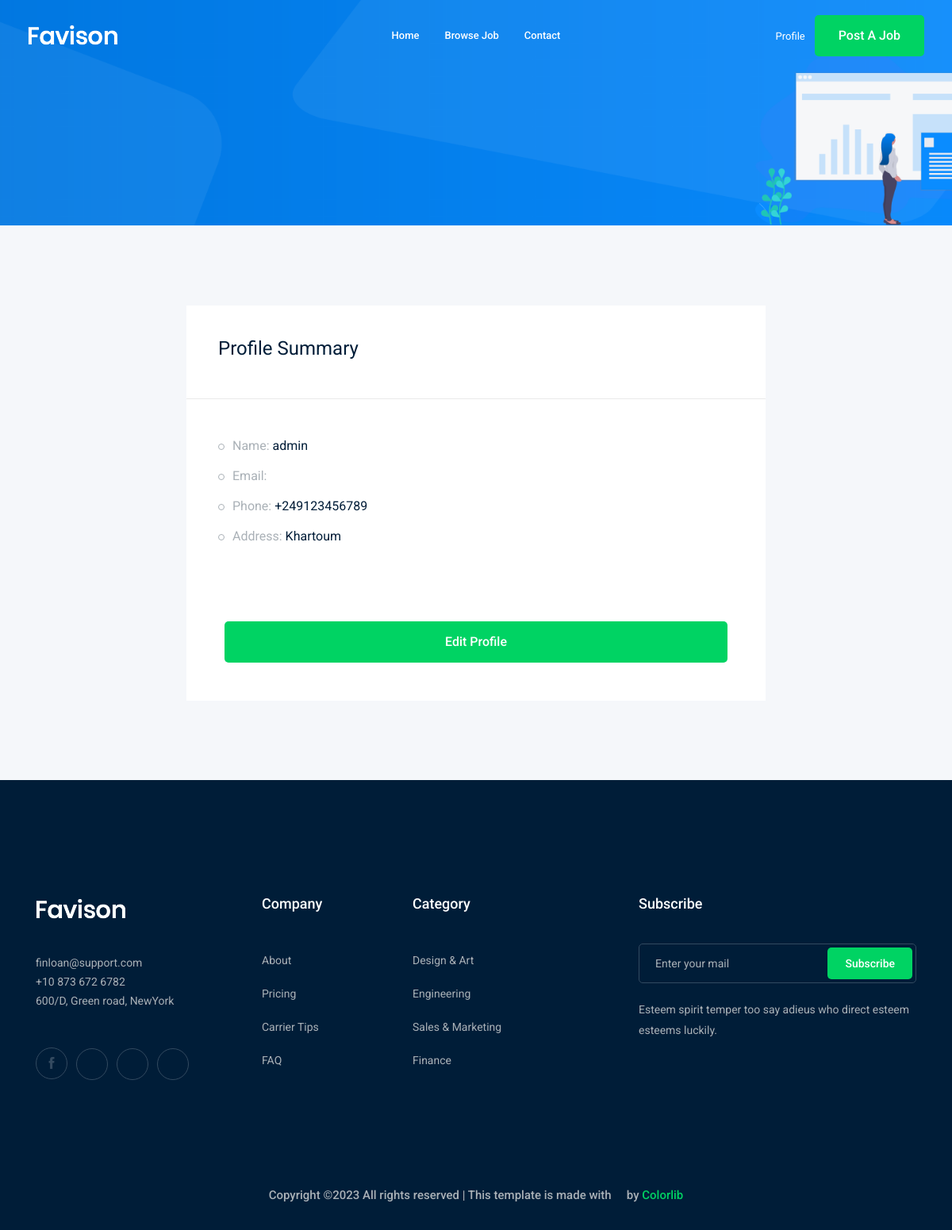
The app's page /accounts/profile (signed in) with its own data.
### accounts/models.py (models this page shows)
class Profile(models.Model):
    user = models.OneToOneField(User, on_delete=models.CASCADE)
    city = models.ForeignKey('City', null=True, related_name='user_city', on_delete= models.CASCADE)
    phone_number = models.CharField(max_length=15)
    image = models.ImageField(upload_to= 'profile/')
    def __str__(self):
        return self.user.username

class City(models.Model):
    name = models.CharField(max_length=30)
    def __str__(self):
        return self.name

### accounts/views.py (the view)
# urls.py: path('profile', views.profile, name='profile'),
def profile(request):
    profile = Profile.objects.get(user = request.user)
    return render(request, 'accounts/profile.html', {'profile': profile})

### accounts/templates/accounts/profile.html (shortened to what this page needs)
{%extends 'base.html'%}
{% load bootstrap5 %}
{% block body%}
    <div class="bradcam_area bradcam_bg_1">
        <div class="container">
            <div class="row">
                <div class="col-xl-12">
                </div>
            </div>
        </div>
    </div>
    <div class="job_details_area">
        <div class="container">
            <div class="row">
                <div class="col-lg-8 mx-auto">
                    <div class="job_sumary">
                        <div class="summery_header">
                            <h3>Profile Summary</h3>
                        </div>
                        <div class="job_content">
                            <ul>
                                <li>Name: <span>{{profile}}</span></li>
                                <li>Email: </li>
                                <li>Phone: <span>{{profile.phone_number}}</span></li>
                                <li>Address: <span>{{profile.city}}</span></li>
                            </ul>
                        </div>
                        <div class="p-5">
                            <a href="{% url 'accounts:profile_edit' %}" class="boxed-btn3 w-100">Edit Profile</a>
                        </div>
                    </div>
                </div>
            </div>
        </div>
    </div>
{%endblock body%}

### records on screen
Profile: user.username "admin", phone_number "+249123456789", city "Khartoum"
